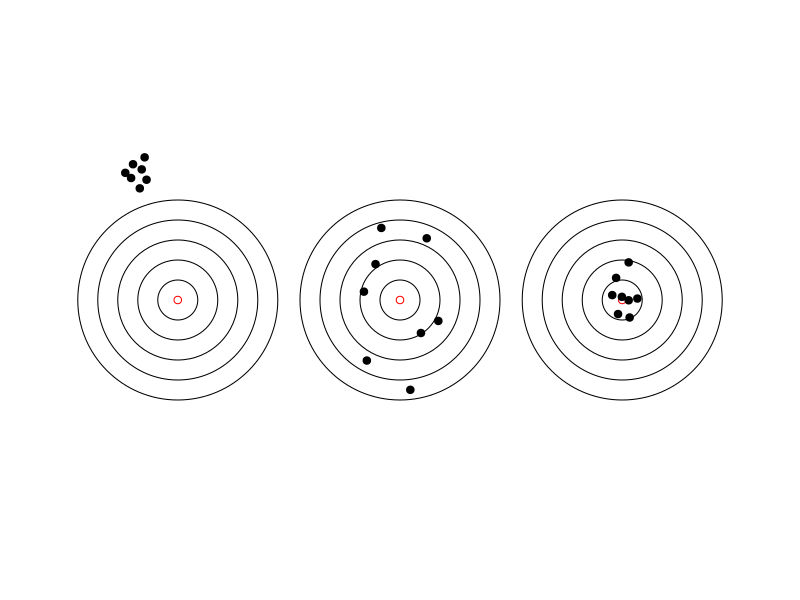
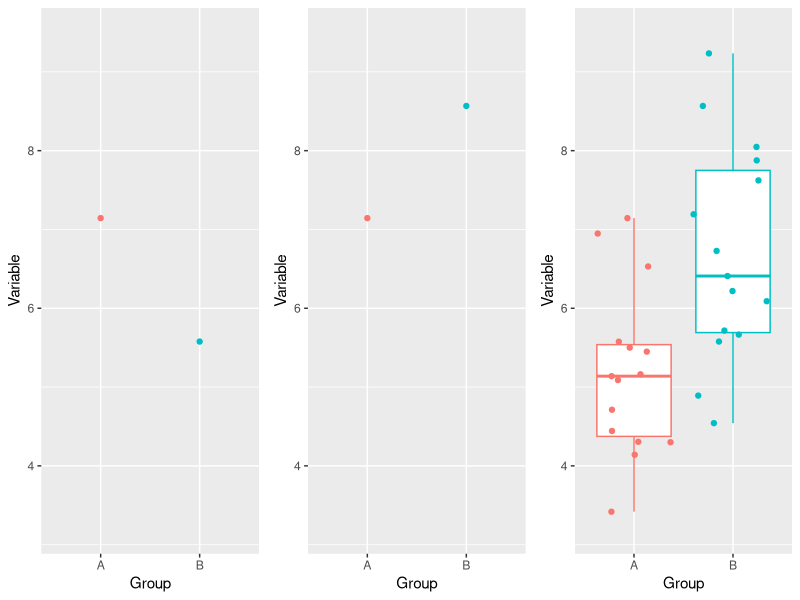
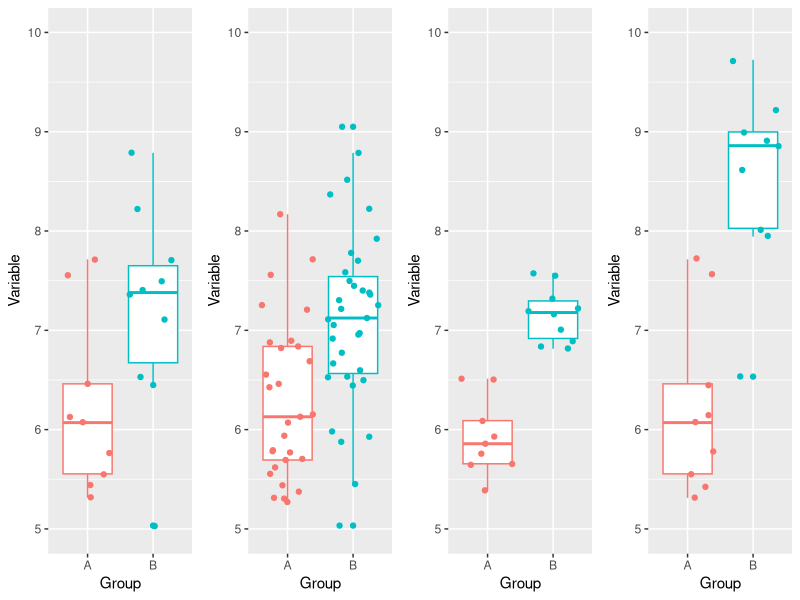

R code for these plots, in order:
## ---- chunk 1

par(mar = c(0, 0, 0, 0))
par(oma = c(0, 0, 0, 0))
plot(0, type = "n",
     xlim = c(0, 4),
     ylim = c(0.4, 0.6),
     xlab = "", ylab = "",
     bty = "n",
     xaxt = "n", yaxt = "n")
symbols(rep(0.8, 5), rep(0.5, 5), circle = seq(0.2, 1, 0.2), add = TRUE)
symbols(rep(2, 5), rep(0.5, 5), circle = seq(0.2, 1, 0.2), add = TRUE)
symbols(rep(3.2, 5), rep(0.5, 5), circle = seq(0.2, 1, 0.2), add = TRUE)
points(c(0.8, 2, 3.2), rep(0.5, 3), col = "red")

i <- structure(list(x = c(0.516619968696257, 0.55835829259338,
                          0.620965778439064, 0.605313906977643,
                          0.594879326003362, 0.547923711619099,
                          0.631400359413345),
                    y = c(0.545776161348983, 0.548875847247479,
                          0.551355595966275, 0.547016035708382,
                          0.540196726731691, 0.543916349809886,
                          0.543296412630187)), .Names = c("x", "y"))
points(i$x, i$y, pch = 19)

j <- structure(list(x = c(1.89920194778845, 2.14441460068404,
                          2.20702208652973, 2.05572066240266,
                          1.82094259048134, 1.80529071901992,
                          1.86789820486561, 2.1131108577612),
                    y = c(0.525938171598611, 0.522218548520417,
                          0.492461563894859, 0.467664076706894,
                          0.478203008761779, 0.503000495949744,
                          0.51291949082493, 0.488122003636965)), .Names = c("x", "y"))
points(j$x, j$y, pch = 19)

k <- structure(list(x = c(3.14613437421499, 3.16700353616355,
                          3.23482831249638, 3.19830727908639,
                          3.17743811713783, 3.24004560298352,
                          3.28178392688064, 3.23482831249638),
                    y = c(0.501760621590346, 0.507959993387337,
                          0.513539428004629, 0.501140684410646,
                          0.494941312613655, 0.493701438254257,
                          0.500520747230947, 0.499900810051248)),
               .Names = c("x", "y"))
points(k$x, k$y, pch = 19)
## ---- chunk 2
set.seed(123)
A <- rnorm(15, 5, 1.25)
B <- rnorm(15, 7, 1.25)
x <- data.frame(Variable = c(A, B),
                Group = rep(LETTERS[1:2], each = 15))

xi <- x[c(6, 29), ]
xj <- x[c(6, 30), ]

library(ggplot2)
library(gridExtra)

.ylim <- ylim(3.2, 9.5)

p1 <- ggplot(aes(y = Variable, x = Group, colour = Group), data = xi) +
    geom_point() + .ylim+ theme(legend.position="none")
p2 <- ggplot(aes(y = Variable, x = Group, colour = Group), data = xj) +
    geom_point() + .ylim + theme(legend.position="none")
p3 <- ggplot(aes(y = Variable, x = Group, colour = Group), data = x) +
    geom_boxplot() + geom_jitter() + .ylim + theme(legend.position="none")
grid.arrange(p1, p2, p3, ncol = 3)
## ---- chunk 3
rnorm(n = 5, mean = 5, sd = 1.25)
summary(rnorm(n = 25, mean = 5, sd = 1.25))
summary(rnorm(n = 25, mean = 7, sd = 2))
## ---- chunk 4
set.seed(123)
n <- 10
A <- rnorm(n, 6, 1)
B <- rnorm(n, 7, 1)
x <- data.frame(Variable = c(A, B),
                Group = rep(LETTERS[1:2], each = n))

.ylim <- ylim(5, 10)

A <- rnorm(25, 6, 1)
B <- rnorm(25, 7, 1)
x2 <- data.frame(Variable = c(A, B),
                Group = rep(LETTERS[1:2], each = 25))
x2 <- rbind(x, x2)

A <- rnorm(n, 6, 0.5)
B <- rnorm(n, 7, 0.5)

x3 <- data.frame(Variable = c(A, B),
                Group = rep(LETTERS[1:2], each = n))

set.seed(123)
A <- rnorm(n, 6, 1)
B <- rnorm(n, 8.5, 1)
x4 <- data.frame(Variable = c(A, B),
                Group = rep(LETTERS[1:2], each = n))

p1 <- ggplot(aes(y = Variable, x = Group, colour = Group), data = x) +
    geom_boxplot() + geom_jitter() + theme(legend.position="none") + .ylim
p2 <- ggplot(aes(y = Variable, x = Group, colour = Group), data = x2) +
    geom_boxplot() + geom_jitter() + theme(legend.position="none") + .ylim
p3 <- ggplot(aes(y = Variable, x = Group, colour = Group), data = x3) +
    geom_boxplot() + geom_jitter() + theme(legend.position="none") + .ylim
p4 <- ggplot(aes(y = Variable, x = Group, colour = Group), data = x4) +
    geom_boxplot() + geom_jitter() + theme(legend.position="none") + .ylim

grid.arrange(p1, p2, p3, p4, ncol = 4)
## ---- chunk 5
power.t.test(delta = 2, sd = 1,
             sig.level = 0.01, power = 0.9)
